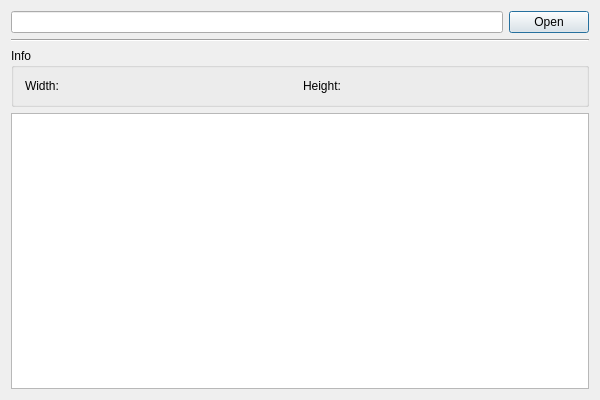
<?xml version="1.0" encoding="UTF-8"?>
<ui version="4.0">
 <class>TextureToolClass</class>
 <widget class="QDialog" name="TextureToolClass">
  <property name="geometry">
   <rect>
    <x>0</x>
    <y>0</y>
    <width>600</width>
    <height>400</height>
   </rect>
  </property>
  <property name="windowTitle">
   <string>TextureTool</string>
  </property>
  <layout class="QVBoxLayout" name="verticalLayout">
   <property name="sizeConstraint">
    <enum>QLayout::SetDefaultConstraint</enum>
   </property>
   <item>
    <layout class="QHBoxLayout" name="horizontalLayout">
     <property name="sizeConstraint">
      <enum>QLayout::SetDefaultConstraint</enum>
     </property>
     <item>
      <widget class="QLineEdit" name="lineEditName"/>
     </item>
     <item>
      <widget class="QPushButton" name="pushButtonOpen">
       <property name="text">
        <string>Open</string>
       </property>
      </widget>
     </item>
    </layout>
   </item>
   <item>
    <widget class="Line" name="line">
     <property name="orientation">
      <enum>Qt::Horizontal</enum>
     </property>
    </widget>
   </item>
   <item>
    <widget class="QGroupBox" name="groupBox">
     <property name="title">
      <string>Info</string>
     </property>
     <layout class="QHBoxLayout" name="horizontalLayout_2">
      <item>
       <widget class="QLabel" name="labelWidth">
        <property name="text">
         <string>Width:</string>
        </property>
       </widget>
      </item>
      <item>
       <widget class="QLabel" name="labelHeight">
        <property name="text">
         <string>Height:</string>
        </property>
       </widget>
      </item>
     </layout>
    </widget>
   </item>
   <item>
    <widget class="QGraphicsView" name="graphicsView"/>
   </item>
  </layout>
 </widget>
 <layoutdefault spacing="6" margin="11"/>
 <resources/>
 <connections/>
</ui>
